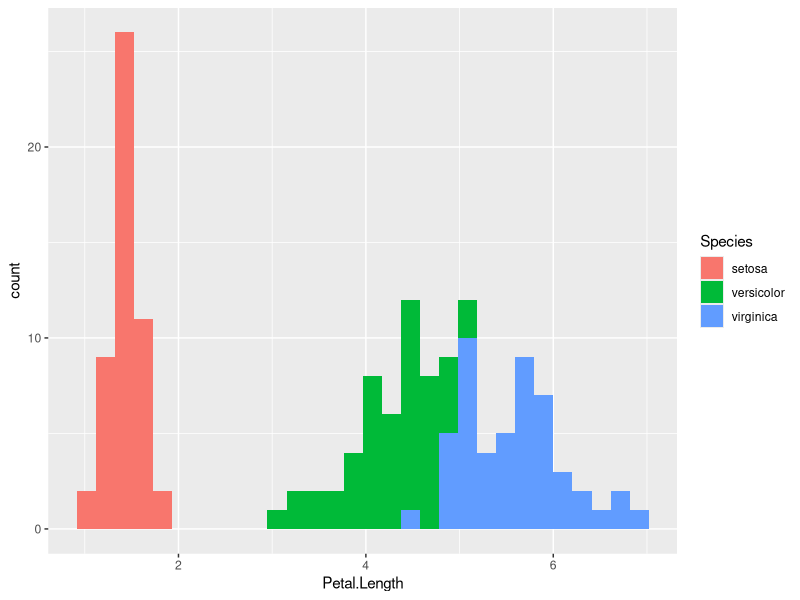
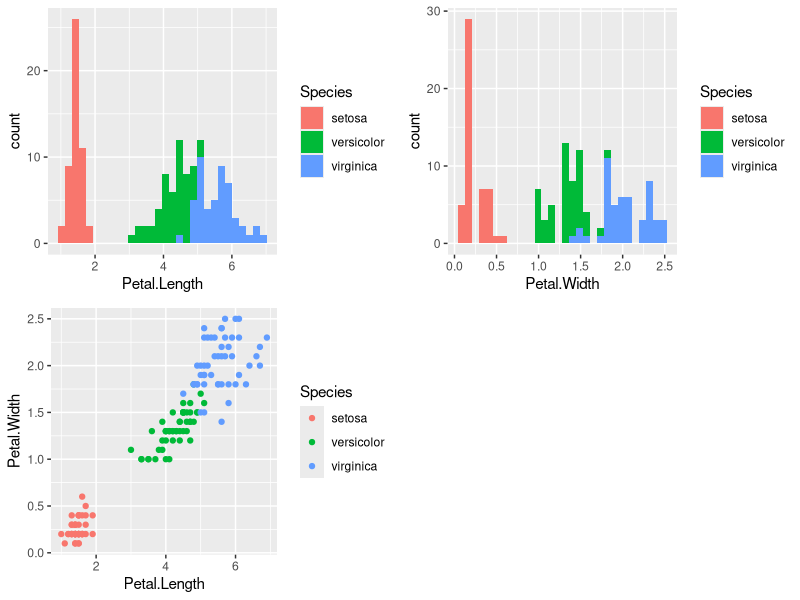
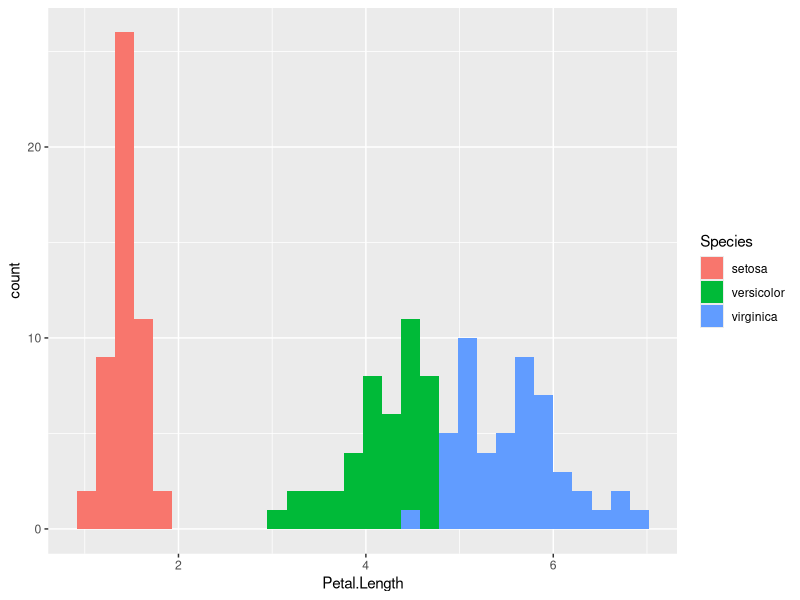
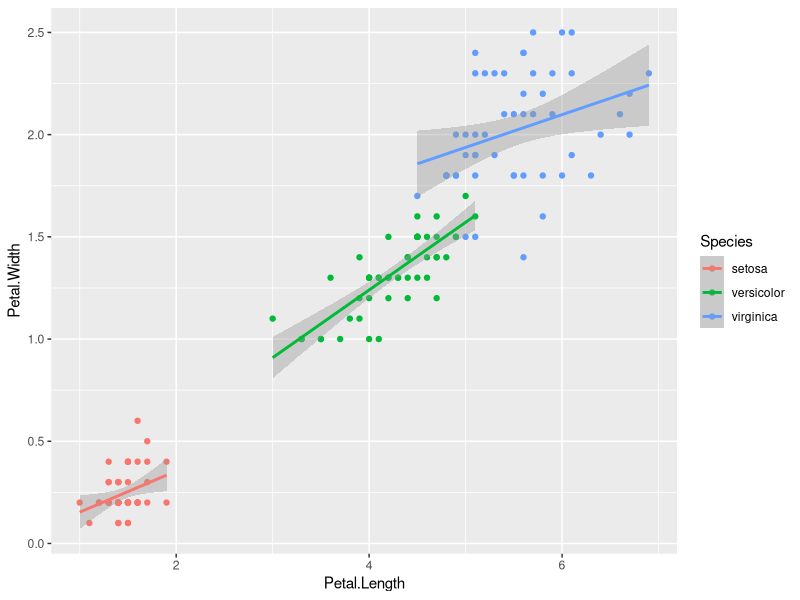
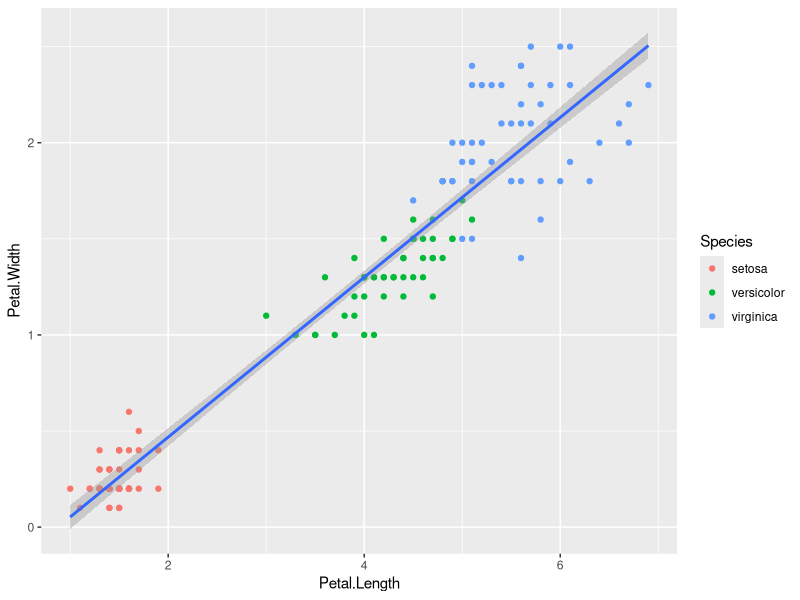
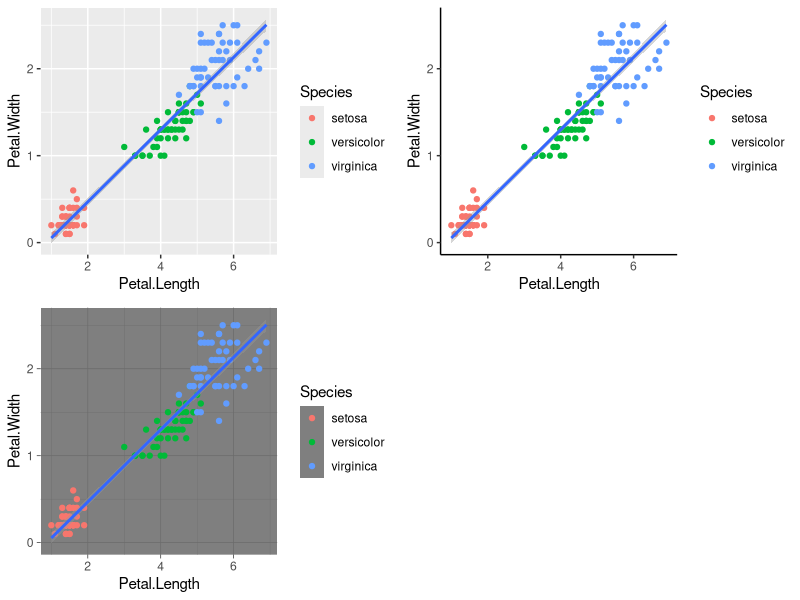
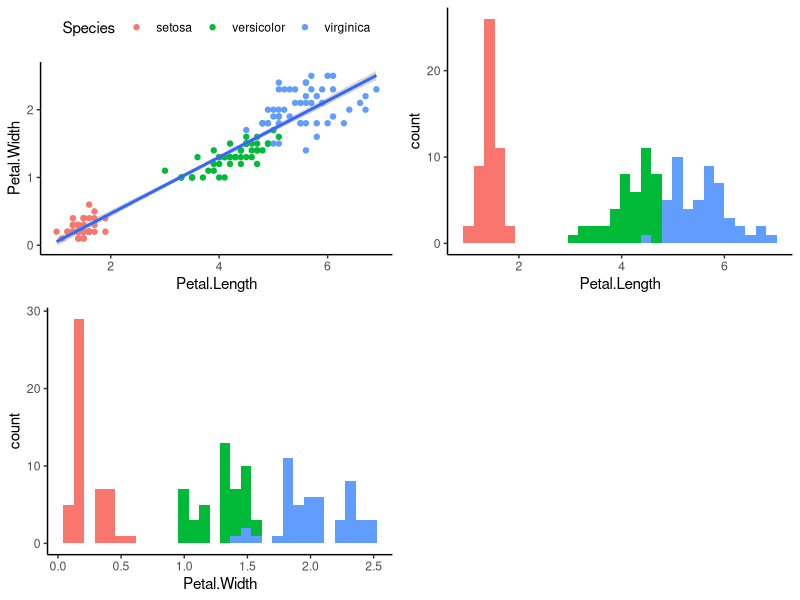
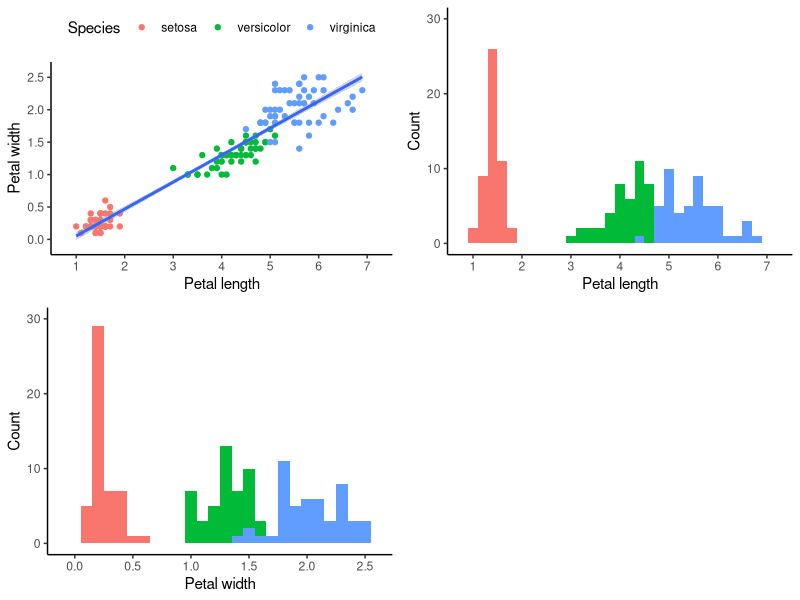

Here is the R script that generated these plots, in order:
## ---- chunk 1
knitr::opts_chunk$set(echo = TRUE, warning = FALSE, message = FALSE)
## ---- chunk 2
library("tidyverse")
library("cowplot")
## ---- chunk 3
data(iris)
head(iris)
## ---- chunk 4
ggplot(iris, aes(x = Petal.Length, fill = Species)) +
  geom_histogram()
## ---- chunk 5
hist_length <- ggplot(iris, aes(x = Petal.Length, fill = Species)) +
  geom_histogram()
hist_width <- ggplot(iris, aes(x = Petal.Width, fill = Species)) +
  geom_histogram()
scatter_species <- ggplot(iris, aes(x = Petal.Length, y = Petal.Width, colour = Species)) +
  geom_point()
plot_grid(hist_length, hist_width, scatter_species)
## ---- chunk 6
hist_length <- ggplot(iris, aes(x = Petal.Length, fill = Species)) +
  geom_histogram(position = "identity")
hist_length
## ---- chunk 7
scatter_species <- ggplot(iris, aes(x = Petal.Length, y = Petal.Width, colour = Species)) +
  geom_point() +
  geom_smooth(method = "lm")
scatter_species
## ---- chunk 8
scatter_species <- ggplot(iris, aes(x = Petal.Length, y = Petal.Width)) +
  geom_point(aes(colour = Species)) +
  geom_smooth(method = "lm")
scatter_species
## ---- chunk 9
scatter_theme <- scatter_species + theme_classic()
scatter_theme2 <- scatter_species + theme_dark()
plot_grid(scatter_species, scatter_theme, scatter_theme2)
## ---- chunk 10
theme_classic_lvb <- theme_classic() +
  theme(legend.position = "none")
## ---- chunk 11
scatter_species <- ggplot(iris, aes(x = Petal.Length, y = Petal.Width)) +
  theme_classic_lvb + theme(legend.position = "top") +
  geom_point(aes(colour = Species)) +
  geom_smooth(method = "lm")

hist_length <- ggplot(iris, aes(x = Petal.Length, fill = Species)) +
  theme_classic_lvb +
  geom_histogram(position = "identity")

hist_width <- ggplot(iris, aes(x = Petal.Width, fill = Species)) +
  theme_classic_lvb + 
  geom_histogram(position = "identity")

plot_grid(scatter_species, hist_length, hist_width)
## ---- chunk 12
summary(iris)
## ---- chunk 13
length_lims <- c(0.8, 7.2); length_breaks <- 1:7
width_lims <- c(-0.1, 2.6); width_breaks <- seq(0, 2.5, .5)
## ---- chunk 14
scatter_species <- ggplot(iris, aes(x = Petal.Length, y = Petal.Width)) +
  theme_classic_lvb + theme(legend.position = "top") +
  geom_point(aes(colour = Species)) +
  geom_smooth(method = "lm") +
  scale_x_continuous("Petal length", limits = length_lims, breaks = length_breaks) +
  scale_y_continuous("Petal width", limits = width_lims, breaks = width_breaks)

hist_length <- ggplot(iris, aes(x = Petal.Length, fill = Species)) +
  theme_classic_lvb +
  geom_histogram(position = "identity", binwidth = 0.2) +
  scale_x_continuous("Petal length", limits = length_lims, breaks = length_breaks) +
  scale_y_continuous("Count", limits = c(0, 30), breaks = seq(0, 30, 10))

hist_width <- ggplot(iris, aes(x = Petal.Width, fill = Species)) +
  theme_classic_lvb + 
  geom_histogram(position = "identity", binwidth = 0.1) +
  scale_x_continuous("Petal width", limits = width_lims, breaks = width_breaks) +
  scale_y_continuous("Count", limits = c(0, 30), breaks = seq(0, 30, 10))

plot_grid(scatter_species, hist_length, hist_width)
## ---- chunk 15
species_cols <- c("setosa" = "#dd5129", "versicolor" = "#0f7ba2", "virginica" = "#fab255")
## ---- chunk 16
scatter_species <- ggplot(iris, aes(x = Petal.Length, y = Petal.Width)) +
  theme_classic_lvb + theme(legend.position = "top") +
  geom_point(aes(colour = Species)) +
  geom_smooth(method = "lm", colour = "grey40") +
  scale_x_continuous("Petal length", limits = length_lims, breaks = length_breaks) +
  scale_y_continuous("Petal width", limits = width_lims, breaks = width_breaks) +
  scale_colour_manual(values = species_cols)

hist_length <- ggplot(iris, aes(x = Petal.Length, fill = Species)) +
  theme_classic_lvb +
  geom_histogram(position = "identity", binwidth = 0.2, alpha = 0.5) +
  scale_x_continuous("Petal length", limits = length_lims, breaks = length_breaks) +
  scale_y_continuous("Count", limits = c(0, 30), breaks = seq(0, 30, 10)) +
  scale_fill_manual(values = species_cols)

hist_width <- ggplot(iris, aes(x = Petal.Width, fill = Species)) +
  theme_classic_lvb + 
  geom_histogram(position = "identity", binwidth = 0.1, alpha = 0.5) +
  scale_x_continuous("Petal width", limits = width_lims, breaks = width_breaks) +
  scale_y_continuous("Count", limits = c(0, 30), breaks = seq(0, 30, 10)) +
  scale_fill_manual(values = species_cols)

plot_grid(scatter_species, hist_length, hist_width)
## ---- chunk 17
hists <- plot_grid(hist_length, hist_width)
plot_grid(scatter_species, hists, ncol = 1, labels = letters[1:2], rel_heights = c(1, .5))
